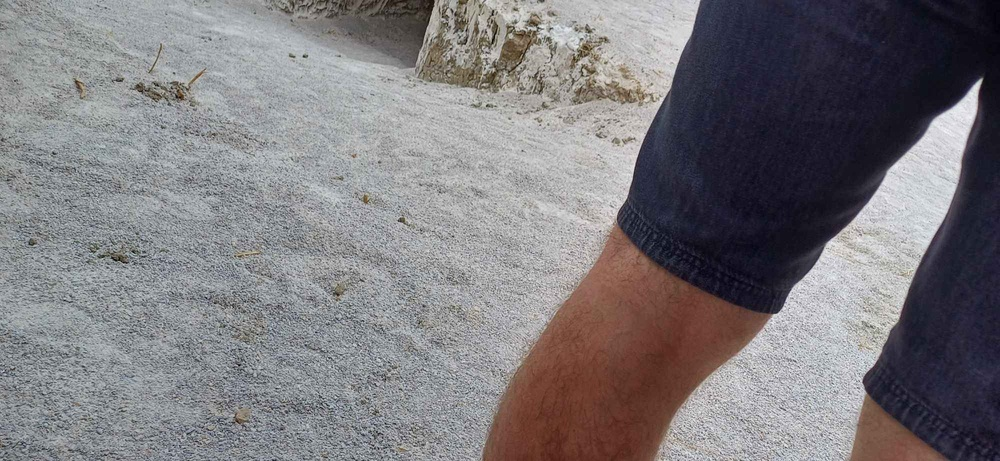
#> input picture src/vision/colour_detection/Messenger_creation_107682e1-d1e2-49e0-a4ce-e4cc4d7f5931.jpg, 1000 x 461 px, shrunk from 2000 x 922 before the run
$ python -i colour_detection.py   (imports and definitions only)
#> lines starting #> are read from the running program, lines starting #| are printed output that depends on the picture; after the words box and inside, x2 and y2 are one past the last pixel; in counts of white or black regions, pixels touching at a corner belong together
#> further down, picture is the input picture: shape (461, 1000, 3); mean B, G, R 125.4, 121.9, 124.7
import numpy as np
import cv2


def detect_sand_colour(image: np.ndarray) -> bool:
    """
    Detects the presence of the sand color in the given image.

    :param image: (np.ndarray) Input image in BGR format.
    :return: (bool) True if the sand color is detected in the image, False otherwise.
    """
    # Convert the BGR image to HSV format
    hsv_image = cv2.cvtColor(image, cv2.COLOR_BGR2HSV)
#> hsv_image: shape (461, 1000, 3); mean H, S, V 81.5, 40.8, 131.5
    height, width = hsv_image.shape[:2]
#> height = 461; width = 1000

    # Define the center region of the image
    center_x, center_y = width // 2, height // 2
#> center_x = 500; center_y = 230
    # hsv_image = hsv_image[center_y - 10:center_y + 10, center_x - 10:center_x + 10]

    # Sand colour range (in HSV)
    red_lower1 = np.array([0, 70, 50], np.uint8)
    red_upper1 = np.array([10, 255, 255], np.uint8)
    red_lower2 = np.array([170, 70, 50], np.uint8)
    red_upper2 = np.array([180, 255, 255], np.uint8)

    # Create a mask
    red_mask1 = cv2.inRange(hsv_image, red_lower1, red_upper1)
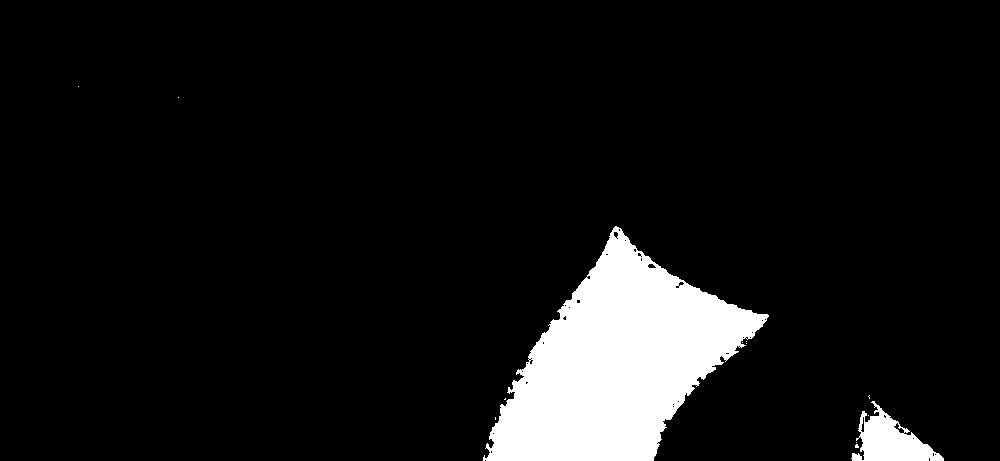
#> red_mask1: shape (461, 1000); 8.1% white; 13 white regions (11 under 20 px), largest, box (x1, y1, x2, y2) and area: (483, 226, 769, 461) 34690, (851, 401, 944, 461) 2654
    red_mask2 = cv2.inRange(hsv_image, red_lower2, red_upper2)
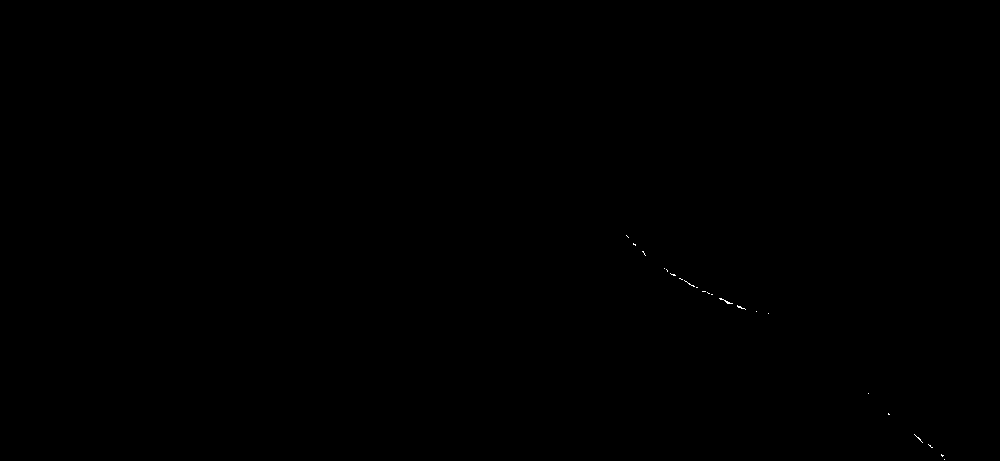
#> red_mask2: shape (461, 1000); 0.03% white in thin lines or dots, all inside (x1, y1, x2, y2) = (626, 235, 945, 460)
    red_mask = cv2.bitwise_or(red_mask1, red_mask2)
#> red_mask: shape (461, 1000); 8.1% white; 15 white regions (13 under 20 px), largest, box (x1, y1, x2, y2) and area: (483, 226, 769, 461) 34781, (851, 401, 945, 461) 2681
    non_red_mask = cv2.bitwise_not(red_mask)

    # Dilate the mask to strengthen the sand color areas
    kernel = np.ones((5, 5), "uint8")
    sand_mask = cv2.dilate(non_red_mask, kernel)
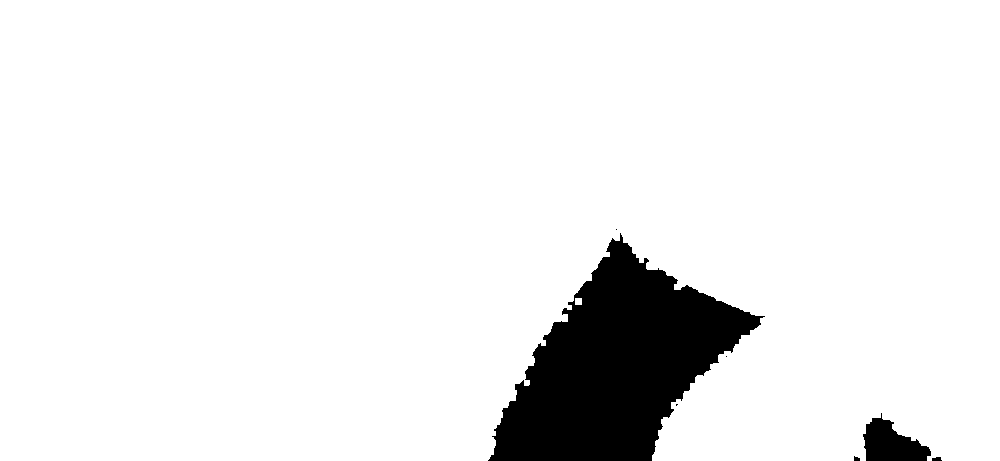
#> sand_mask: shape (461, 1000); 92.6% white; 7 black regions (3 under 20 px), largest, box (x1, y1, x2, y2) and area: (488, 233, 765, 461) 32148, (863, 413, 931, 461) 1919, (932, 457, 942, 461) 33, (854, 456, 860, 461) 23

    # Calculate the number of sand color pixels in the mask
    sand_pixels = cv2.countNonZero(sand_mask)
#> sand_pixels = 426872

    # Determine if the sand color is detected in the image
    if sand_pixels > 0:
        return False

    return True


# if __name__ == "__main__":
#     # image_example = cv2.imread("Messenger_creation_107682e1-d1e2-49e0-a4ce-e4cc4d7f5931_2.jpg")
#     image_example = cv2.imread("Solid_red.jpg")
#     print(detect_sand_colour(image_example))

>>> import cv2
>>> picture = cv2.imread('Messenger_creation_107682e1-d1e2-49e0-a4ce-e4cc4d7f5931.jpg')
>>> result = detect_sand_colour(picture)
#> result = False
